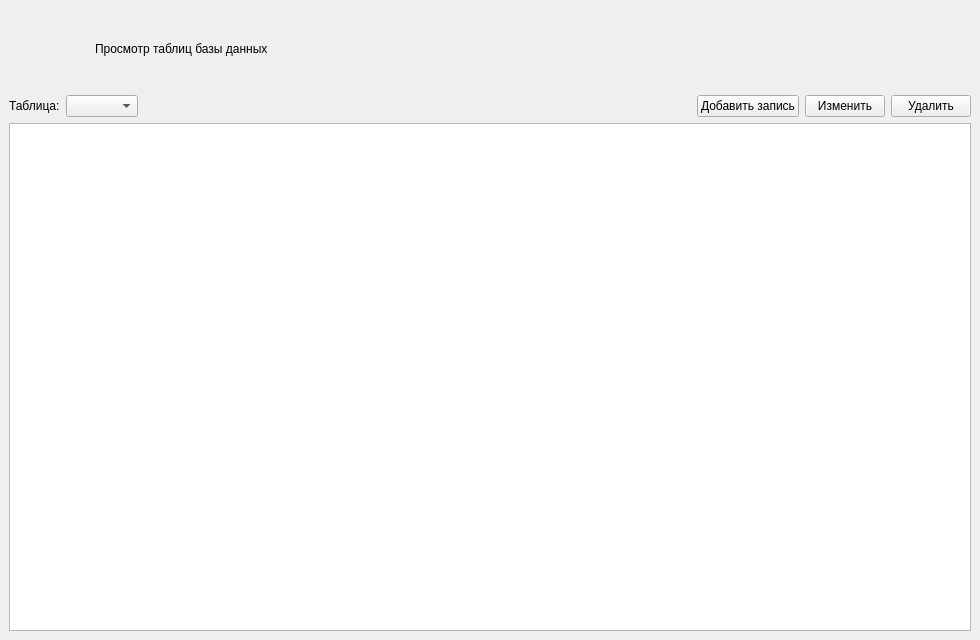
<?xml version="1.0" encoding="UTF-8"?>
<ui version="4.0">
 <class>MainWindow</class>
 <widget class="QMainWindow" name="MainWindow">
  <property name="geometry">
   <rect>
    <x>0</x>
    <y>0</y>
    <width>980</width>
    <height>640</height>
   </rect>
  </property>
  <property name="windowTitle">
   <string>Работа с БД</string>
  </property>
  <widget class="QWidget" name="centralwidget">
   <layout class="QVBoxLayout" name="mainLayout">
    <item>
     <layout class="QHBoxLayout" name="headerLayout">
      <item>
       <widget class="QLabel" name="labelLogo">
        <property name="minimumSize">
         <size>
          <width>80</width>
          <height>80</height>
         </size>
        </property>
        <property name="maximumSize">
         <size>
          <width>100</width>
          <height>100</height>
         </size>
        </property>
        <property name="scaledContents">
         <bool>true</bool>
        </property>
        <property name="text">
         <string/>
        </property>
       </widget>
      </item>
      <item>
       <widget class="QLabel" name="labelTitle">
        <property name="text">
         <string>Просмотр таблиц базы данных</string>
        </property>
        <property name="alignment">
         <set>Qt::AlignVCenter|Qt::AlignLeft</set>
        </property>
       </widget>
      </item>
      <item>
       <spacer name="headerSpacer">
        <property name="orientation">
         <enum>Qt::Horizontal</enum>
        </property>
        <property name="sizeHint" stdset="0">
         <size>
          <width>40</width>
          <height>20</height>
         </size>
        </property>
       </spacer>
      </item>
     </layout>
    </item>
    <item>
     <layout class="QHBoxLayout" name="controlsLayout">
      <item>
       <widget class="QLabel" name="labelTable">
        <property name="text">
         <string>Таблица:</string>
        </property>
       </widget>
      </item>
      <item>
       <widget class="QComboBox" name="cbTables"/>
      </item>
      <item>
       <spacer name="controlsSpacer">
        <property name="orientation">
         <enum>Qt::Horizontal</enum>
        </property>
        <property name="sizeHint" stdset="0">
         <size>
          <width>20</width>
          <height>20</height>
         </size>
        </property>
       </spacer>
      </item>
      <item>
       <widget class="QPushButton" name="btnAdd">
        <property name="text">
         <string>Добавить запись</string>
        </property>
       </widget>
      </item>
      <item>
       <widget class="QPushButton" name="btnEdit">
        <property name="text">
         <string>Изменить</string>
        </property>
       </widget>
      </item>
      <item>
       <widget class="QPushButton" name="btnDelete">
        <property name="text">
         <string>Удалить</string>
        </property>
       </widget>
      </item>
     </layout>
    </item>
    <item>
     <widget class="QTableWidget" name="tableData">
      <property name="columnCount">
       <number>2</number>
      </property>
      <property name="rowCount">
       <number>0</number>
      </property>
      <property name="showGrid">
       <bool>false</bool>
      </property>
      <property name="editTriggers">
       <set>QAbstractItemView::NoEditTriggers</set>
      </property>
      <property name="selectionBehavior">
       <enum>QAbstractItemView::SelectRows</enum>
      </property>
      <property name="selectionMode">
       <enum>QAbstractItemView::SingleSelection</enum>
      </property>
      <attribute name="horizontalHeaderVisible">
       <bool>false</bool>
      </attribute>
      <attribute name="verticalHeaderVisible">
       <bool>false</bool>
      </attribute>
     </widget>
   </item>
   </layout>
  </widget>
 </widget>
 <resources/>
 <connections/>
</ui>
